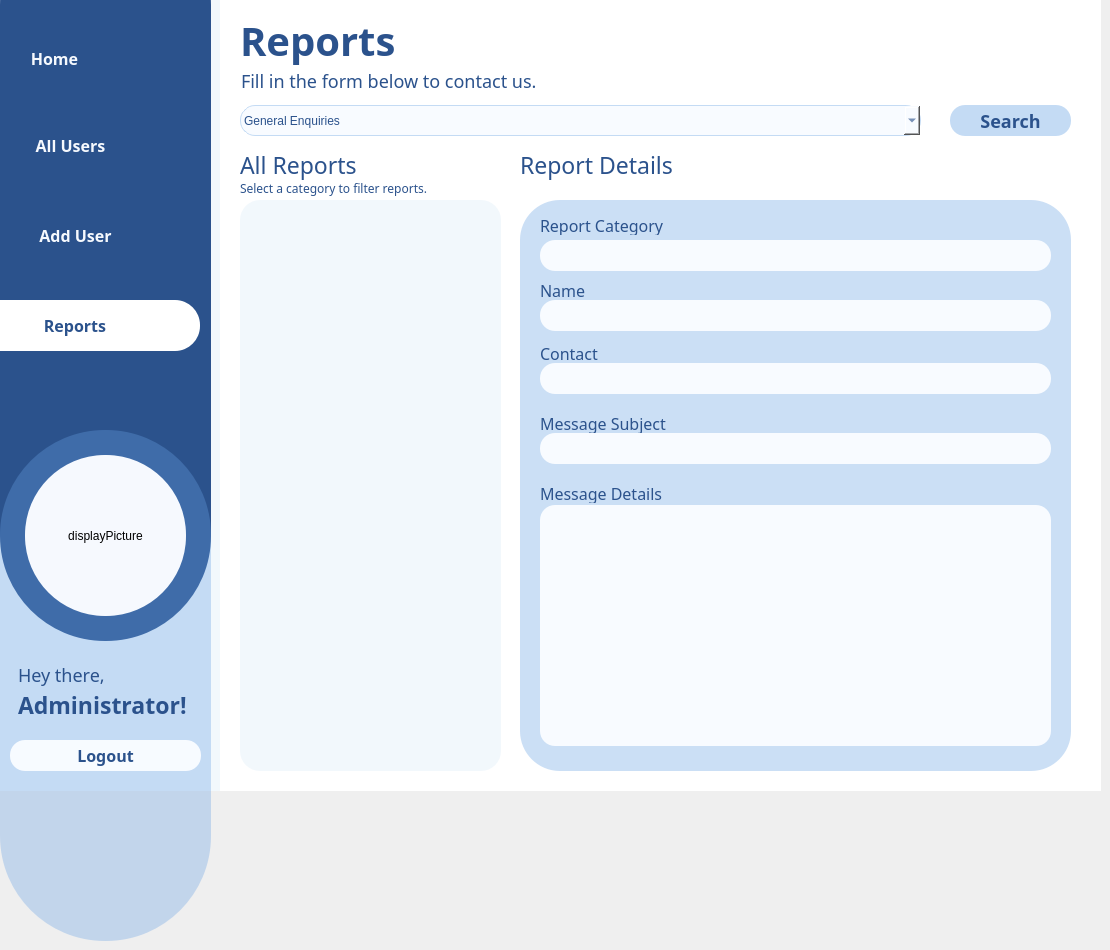
    <widget class="QWidget" name="adminReportsPage">
     <widget class="QLabel" name="userHomeWhiteBackgroundRP">
      <property name="geometry">
       <rect>
        <x>0</x>
        <y>0</y>
        <width>1101</width>
        <height>791</height>
       </rect>
      </property>
      <property name="styleSheet">
       <string notr="true">background: #F2F8FC;</string>
      </property>
      <property name="text">
       <string/>
      </property>
     </widget>
     <widget class="QFrame" name="userProfileBlueMenuBarRP">
      <property name="geometry">
       <rect>
        <x>0</x>
        <y>-100</y>
        <width>211</width>
        <height>741</height>
       </rect>
      </property>
      <property name="styleSheet">
       <string notr="true"> background: #2B528C;
border-radius: 105px;</string>
      </property>
      <property name="frameShape">
       <enum>QFrame::StyledPanel</enum>
      </property>
      <property name="frameShadow">
       <enum>QFrame::Raised</enum>
      </property>
      <widget class="QPushButton" name="pbHomeRP">
       <property name="geometry">
        <rect>
         <x>-81</x>
         <y>133</y>
         <width>271</width>
         <height>51</height>
        </rect>
       </property>
       <property name="font">
        <font>
         <family>Arial Rounded MT Bold</family>
         <pointsize>-1</pointsize>
         <weight>62</weight>
         <bold>true</bold>
        </font>
       </property>
       <property name="styleSheet">
        <string notr="true">QPushButton{
background: #2B528C;
font-weight: 500;
border-radius: 25px;
color:  rgba(248, 251, 255, 0.99);
border-color: rgba(104, 160, 229, 0.33);
font-size: 16px; 
}
QPushButton:hover
{
font-size: 18px;
}</string>
       </property>
       <property name="text">
        <string>Home</string>
       </property>
      </widget>
      <widget class="QPushButton" name="pbAllUsersRP">
       <property name="geometry">
        <rect>
         <x>-50</x>
         <y>220</y>
         <width>241</width>
         <height>51</height>
        </rect>
       </property>
       <property name="font">
        <font>
         <family>Arial Rounded MT Bold</family>
         <pointsize>-1</pointsize>
         <weight>62</weight>
         <bold>true</bold>
        </font>
       </property>
       <property name="styleSheet">
        <string notr="true">QPushButton{
background: #2B528C;
font-weight: 500;
border-radius: 25px;
color:  rgba(248, 251, 255, 0.99);
border-color: rgba(104, 160, 229, 0.33);
font-size: 16px; 
}
QPushButton:hover
{
font-size: 18px;
}</string>
       </property>
       <property name="text">
        <string>All Users</string>
       </property>
      </widget>
      <widget class="QPushButton" name="pbAddUserRP">
       <property name="geometry">
        <rect>
         <x>-40</x>
         <y>310</y>
         <width>231</width>
         <height>51</height>
        </rect>
       </property>
       <property name="font">
        <font>
         <family>Arial Rounded MT Bold</family>
         <pointsize>-1</pointsize>
         <weight>62</weight>
         <bold>true</bold>
        </font>
       </property>
       <property name="styleSheet">
        <string notr="true">QPushButton{
background: #2B528C;
font-weight: 500;
border-radius: 25px;
color:  rgba(248, 251, 255, 0.99);
border-color: rgba(104, 160, 229, 0.33);
font-size: 16px; 
}
QPushButton:hover
{
font-size: 18px;
}</string>
       </property>
       <property name="text">
        <string>Add User</string>
       </property>
      </widget>
      <widget class="QPushButton" name="pbReportsRP">
       <property name="geometry">
        <rect>
         <x>-50</x>
         <y>400</y>
         <width>250</width>
         <height>51</height>
        </rect>
       </property>
       <property name="font">
        <font>
         <family>Arial Rounded MT Bold</family>
         <pointsize>-1</pointsize>
         <weight>62</weight>
         <bold>true</bold>
        </font>
       </property>
       <property name="styleSheet">
        <string notr="true">QPushButton{
color: #2B528C;
font-weight: 500;
border-radius: 25px;
background:  white;
font-size: 16px; 
}
QPushButton:hover
{
font-size: 17px;

}</string>
       </property>
       <property name="text">
        <string>Reports</string>
       </property>
      </widget>
     </widget>
     <widget class="QFrame" name="userHomeHelloBarRP">
      <property name="geometry">
       <rect>
        <x>0</x>
        <y>430</y>
        <width>211</width>
        <height>511</height>
       </rect>
      </property>
      <property name="styleSheet">
       <string notr="true">background: rgba(104, 160, 229, 0.33);
border-radius: 105px;</string>
      </property>
      <property name="frameShape">
       <enum>QFrame::StyledPanel</enum>
      </property>
      <property name="frameShadow">
       <enum>QFrame::Raised</enum>
      </property>
      <widget class="QLabel" name="displayPictureRP">
       <property name="geometry">
        <rect>
         <x>25</x>
         <y>25</y>
         <width>161</width>
         <height>161</height>
        </rect>
       </property>
       <property name="styleSheet">
        <string notr="true">background: rgba(248, 251, 255, 0.99);
border-radius: 80px;</string>
       </property>
       <property name="text">
        <string>displayPicture</string>
       </property>
       <property name="alignment">
        <set>Qt::AlignCenter</set>
       </property>
      </widget>
      <widget class="QLabel" name="labelAdminNameRP">
       <property name="geometry">
        <rect>
         <x>18</x>
         <y>259</y>
         <width>191</width>
         <height>31</height>
        </rect>
       </property>
       <property name="font">
        <font>
         <family>Arial Rounded MT Bold</family>
         <pointsize>-1</pointsize>
         <weight>62</weight>
         <bold>true</bold>
        </font>
       </property>
       <property name="styleSheet">
        <string notr="true">color: #2B528C;
font-weight: 500;
font-size: 23px;
background: rgba(104, 160, 229, 0.00);</string>
       </property>
       <property name="text">
        <string>Administrator!</string>
       </property>
      </widget>
      <widget class="QLabel" name="labelHeyThereRP">
       <property name="geometry">
        <rect>
         <x>18</x>
         <y>229</y>
         <width>101</width>
         <height>31</height>
        </rect>
       </property>
       <property name="font">
        <font>
         <family>Avenir Next</family>
         <pointsize>-1</pointsize>
         <weight>50</weight>
         <bold>false</bold>
        </font>
       </property>
       <property name="styleSheet">
        <string notr="true">color: #2B528C;
font-weight: 400;
font-size: 18px;
background: rgba(104, 160, 229, 0.00);</string>
       </property>
       <property name="text">
        <string>Hey there,</string>
       </property>
      </widget>
      <widget class="QPushButton" name="pbLogoutRP">
       <property name="geometry">
        <rect>
         <x>10</x>
         <y>310</y>
         <width>191</width>
         <height>31</height>
        </rect>
       </property>
       <property name="font">
        <font>
         <family>Arial Rounded MT Bold</family>
         <pointsize>-1</pointsize>
         <weight>62</weight>
         <bold>true</bold>
        </font>
       </property>
       <property name="styleSheet">
        <string notr="true">QPushButton{
color: #2B528C;
font-weight: 500;
border-radius: 15px;
background:  rgba(248, 251, 255, 0.99);
font-size: 16px; 
}
QPushButton:hover
{
background:  rgba(248, 251, 255, 0.55);
border-color: rgba(104, 160, 229, 0.88);
font-size: 16px;
color: #2B528C;
}</string>
       </property>
       <property name="text">
        <string>Logout</string>
       </property>
      </widget>
     </widget>
     <widget class="QFrame" name="userHomeDisplayFrameRP">
      <property name="geometry">
       <rect>
        <x>220</x>
        <y>0</y>
        <width>881</width>
        <height>791</height>
       </rect>
      </property>
      <property name="styleSheet">
       <string notr="true">background: white;</string>
      </property>
      <property name="frameShape">
       <enum>QFrame::NoFrame</enum>
      </property>
      <property name="frameShadow">
       <enum>QFrame::Raised</enum>
      </property>
      <widget class="QLabel" name="homeSubHeadingRP">
       <property name="geometry">
        <rect>
         <x>21</x>
         <y>55</y>
         <width>481</width>
         <height>51</height>
        </rect>
       </property>
       <property name="font">
        <font>
         <family>Avenir Next</family>
         <pointsize>-1</pointsize>
         <weight>25</weight>
         <bold>false</bold>
        </font>
       </property>
       <property name="styleSheet">
        <string notr="true">font-weight: 200;
font-size: 18px;
color: #2B528C;
background: rgba(104, 160, 229, 0.00);
</string>
       </property>
       <property name="text">
        <string>Fill in the form below to contact us.</string>
       </property>
      </widget>
      <widget class="QLabel" name="homeTitleRP">
       <property name="geometry">
        <rect>
         <x>20</x>
         <y>15</y>
         <width>511</width>
         <height>50</height>
        </rect>
       </property>
       <property name="font">
        <font>
         <family>Arial Rounded MT Bold</family>
         <pointsize>-1</pointsize>
         <weight>62</weight>
         <bold>true</bold>
        </font>
       </property>
       <property name="styleSheet">
        <string notr="true">font-weight: 500;
font-size: 40px;
color:#2B528C;
background: rgba(104, 160, 229, 0.00);
</string>
       </property>
       <property name="text">
        <string>Reports</string>
       </property>
      </widget>
      <widget class="QFrame" name="userMedicalFrameRP">
       <property name="geometry">
        <rect>
         <x>300</x>
         <y>200</y>
         <width>551</width>
         <height>571</height>
        </rect>
       </property>
       <property name="font">
        <font>
         <family>Avenir Next</family>
        </font>
       </property>
       <property name="styleSheet">
        <string notr="true">background: rgba(196, 219, 244, 0.88);
border-radius: 40px;</string>
       </property>
       <property name="frameShape">
        <enum>QFrame::StyledPanel</enum>
       </property>
       <property name="frameShadow">
        <enum>QFrame::Raised</enum>
       </property>
       <widget class="QLabel" name="labelCategoryRP">
        <property name="geometry">
         <rect>
          <x>20</x>
          <y>15</y>
          <width>331</width>
          <height>20</height>
         </rect>
        </property>
        <property name="font">
         <font>
          <family>Avenir Next</family>
          <pointsize>-1</pointsize>
          <weight>25</weight>
          <bold>false</bold>
         </font>
        </property>
        <property name="styleSheet">
         <string notr="true">font-weight: 200;
font-size: 16px;
color:#2B528C;
background: rgba(254, 206, 103, 0.00);

</string>
        </property>
        <property name="text">
         <string>Report Category</string>
        </property>
       </widget>
       <widget class="QLabel" name="labelSubjectRP">
        <property name="geometry">
         <rect>
          <x>20</x>
          <y>213</y>
          <width>331</width>
          <height>20</height>
         </rect>
        </property>
        <property name="font">
         <font>
          <family>Avenir Next</family>
          <pointsize>-1</pointsize>
          <weight>25</weight>
          <bold>false</bold>
         </font>
        </property>
        <property name="styleSheet">
         <string notr="true">font-weight: 200;
font-size: 16px;
color:#2B528C;
background: rgba(254, 206, 103, 0.00);

</string>
        </property>
        <property name="text">
         <string>Message Subject</string>
        </property>
       </widget>
       <widget class="QLabel" name="labelDetailsRP">
        <property name="geometry">
         <rect>
          <x>20</x>
          <y>283</y>
          <width>331</width>
          <height>20</height>
         </rect>
        </property>
        <property name="font">
         <font>
          <family>Avenir Next</family>
          <pointsize>-1</pointsize>
          <weight>25</weight>
          <bold>false</bold>
         </font>
        </property>
        <property name="styleSheet">
         <string notr="true">font-weight: 200;
font-size: 16px;
color:#2B528C;
background: rgba(254, 206, 103, 0.00);

</string>
        </property>
        <property name="text">
         <string>Message Details</string>
        </property>
       </widget>
       <widget class="QLabel" name="labelNameRP">
        <property name="geometry">
         <rect>
          <x>20</x>
          <y>80</y>
          <width>331</width>
          <height>20</height>
         </rect>
        </property>
        <property name="font">
         <font>
          <family>Avenir Next</family>
          <pointsize>-1</pointsize>
          <weight>25</weight>
          <bold>false</bold>
         </font>
        </property>
        <property name="styleSheet">
         <string notr="true">font-weight: 200;
font-size: 16px;
color:#2B528C;
background: rgba(254, 206, 103, 0.00);

</string>
        </property>
        <property name="text">
         <string>Name</string>
        </property>
       </widget>
       <widget class="QLabel" name="labelContactRP">
        <property name="geometry">
         <rect>
          <x>20</x>
          <y>143</y>
          <width>331</width>
          <height>20</height>
         </rect>
        </property>
        <property name="font">
         <font>
          <family>Avenir Next</family>
          <pointsize>-1</pointsize>
          <weight>25</weight>
          <bold>false</bold>
         </font>
        </property>
        <property name="styleSheet">
         <string notr="true">font-weight: 200;
font-size: 16px;
color:#2B528C;
background: rgba(254, 206, 103, 0.00);

</string>
        </property>
        <property name="text">
         <string>Contact</string>
        </property>
       </widget>
       <widget class="QLabel" name="showReportCategoryRP">
        <property name="geometry">
         <rect>
          <x>20</x>
          <y>40</y>
          <width>511</width>
          <height>31</height>
         </rect>
        </property>
        <property name="styleSheet">
         <string notr="true">QLabel
{background: #F8FBFF;
border-radius: 15;
border-color: rgba(104, 160, 229, 0.33);
color: #2B528C;
font-size: 16px; 
padding-left: 3px;}</string>
        </property>
        <property name="text">
         <string/>
        </property>
       </widget>
       <widget class="QLabel" name="showPreferredNameRP">
        <property name="geometry">
         <rect>
          <x>20</x>
          <y>100</y>
          <width>511</width>
          <height>31</height>
         </rect>
        </property>
        <property name="styleSheet">
         <string notr="true">QLabel
{background: #F8FBFF;
border-radius: 15;
border-color: rgba(104, 160, 229, 0.33);
color: #2B528C;
font-size: 16px; 
padding-left: 3px;}</string>
        </property>
        <property name="text">
         <string/>
        </property>
       </widget>
       <widget class="QLabel" name="showContactDetailsRP">
        <property name="geometry">
         <rect>
          <x>20</x>
          <y>163</y>
          <width>511</width>
          <height>31</height>
         </rect>
        </property>
        <property name="styleSheet">
         <string notr="true">QLabel
{background: #F8FBFF;
border-radius: 15;
border-color: rgba(104, 160, 229, 0.33);
color: #2B528C;
font-size: 16px; 
padding-left: 3px;}</string>
        </property>
        <property name="text">
         <string/>
        </property>
       </widget>
       <widget class="QLabel" name="showReportSubjectRP">
        <property name="geometry">
         <rect>
          <x>20</x>
          <y>233</y>
          <width>511</width>
          <height>31</height>
         </rect>
        </property>
        <property name="styleSheet">
         <string notr="true">QLabel
{background: #F8FBFF;
border-radius: 15;
border-color: rgba(104, 160, 229, 0.33);
color: #2B528C;
font-size: 16px; 
padding-left: 3px;}</string>
        </property>
        <property name="text">
         <string/>
        </property>
       </widget>
       <widget class="QLabel" name="showReportDetailsRP">
        <property name="geometry">
         <rect>
          <x>20</x>
          <y>305</y>
          <width>511</width>
          <height>241</height>
         </rect>
        </property>
        <property name="styleSheet">
         <string notr="true">QLabel
{background: #F8FBFF;
border-radius: 15;
border-color: rgba(104, 160, 229, 0.33);
color: #2B528C;
font-size: 16px; 
padding-left: 3px;}</string>
        </property>
        <property name="text">
         <string/>
        </property>
        <property name="alignment">
         <set>Qt::AlignLeading|Qt::AlignLeft|Qt::AlignTop</set>
        </property>
       </widget>
       <zorder>showReportDetailsRP</zorder>
       <zorder>showReportSubjectRP</zorder>
       <zorder>showContactDetailsRP</zorder>
       <zorder>showPreferredNameRP</zorder>
       <zorder>labelCategoryRP</zorder>
       <zorder>labelSubjectRP</zorder>
       <zorder>labelDetailsRP</zorder>
       <zorder>labelNameRP</zorder>
       <zorder>labelContactRP</zorder>
       <zorder>showReportCategoryRP</zorder>
      </widget>
      <widget class="QLabel" name="labelAllReportsRP">
       <property name="geometry">
        <rect>
         <x>20</x>
         <y>150</y>
         <width>140</width>
         <height>30</height>
        </rect>
       </property>
       <property name="font">
        <font>
         <family>Arial Rounded MT Bold</family>
         <pointsize>-1</pointsize>
         <weight>25</weight>
         <bold>false</bold>
        </font>
       </property>
       <property name="styleSheet">
        <string notr="true">font-weight: 200;
font-size: 23px;
color:#2B528C;
background: rgba(254, 206, 103, 0.00);</string>
       </property>
       <property name="text">
        <string>All Reports</string>
       </property>
       <property name="alignment">
        <set>Qt::AlignLeading|Qt::AlignLeft|Qt::AlignVCenter</set>
       </property>
      </widget>
      <widget class="QLabel" name="labelSelectRP">
       <property name="geometry">
        <rect>
         <x>20</x>
         <y>178</y>
         <width>331</width>
         <height>20</height>
        </rect>
       </property>
       <property name="font">
        <font>
         <family>Avenir Next</family>
         <pointsize>-1</pointsize>
         <weight>25</weight>
         <bold>false</bold>
        </font>
       </property>
       <property name="styleSheet">
        <string notr="true">font-weight: 200;
font-size: 12px;
color:#2B528C;
background: rgba(254, 206, 103, 0.00);

</string>
       </property>
       <property name="text">
        <string>Select a category to filter reports.</string>
       </property>
      </widget>
      <widget class="QLabel" name="labelReportDetailsRP">
       <property name="geometry">
        <rect>
         <x>300</x>
         <y>150</y>
         <width>181</width>
         <height>30</height>
        </rect>
       </property>
       <property name="font">
        <font>
         <family>Arial Rounded MT Bold</family>
         <pointsize>-1</pointsize>
         <weight>25</weight>
         <bold>false</bold>
        </font>
       </property>
       <property name="styleSheet">
        <string notr="true">font-weight: 200;
font-size: 23px;
color:#2B528C;
background: rgba(254, 206, 103, 0.00);</string>
       </property>
       <property name="text">
        <string>Report Details</string>
       </property>
       <property name="alignment">
        <set>Qt::AlignLeading|Qt::AlignLeft|Qt::AlignVCenter</set>
       </property>
      </widget>
      <widget class="QListWidget" name="listAllReportsRP">
       <property name="geometry">
        <rect>
         <x>20</x>
         <y>200</y>
         <width>261</width>
         <height>571</height>
        </rect>
       </property>
       <property name="styleSheet">
        <string notr="true">background: #F2F8FC;
border-radius: 20px;
font-weight: 200;
font-size: 18px;
color: #2B528C;
padding-left: 8px;
padding-top: 10px;
padding-right: 8px;
</string>
       </property>
      </widget>
      <widget class="QPushButton" name="pbSearchCategoryRP">
       <property name="geometry">
        <rect>
         <x>730</x>
         <y>105</y>
         <width>121</width>
         <height>31</height>
        </rect>
       </property>
       <property name="font">
        <font>
         <family>Arial Rounded MT Bold</family>
         <pointsize>-1</pointsize>
         <weight>62</weight>
         <bold>true</bold>
        </font>
       </property>
       <property name="styleSheet">
        <string notr="true">QPushButton{
color:#2B528C;
background: #2B528C;
font-weight: 500;
border-radius: 15px;
background: #C4DBF4;
border-color: rgba(104, 160, 229, 0.00);
font-size: 18px; 
}
QPushButton:hover
{
background: rgba(196, 219, 244, 0.77);
}</string>
       </property>
       <property name="text">
        <string>Search</string>
       </property>
      </widget>
      <widget class="QComboBox" name="cbReportCategoryRP">
       <property name="geometry">
        <rect>
         <x>20</x>
         <y>105</y>
         <width>681</width>
         <height>31</height>
        </rect>
       </property>
       <property name="styleSheet">
        <string notr="true">QComboBox
{background: #F8FBFF;
border-radius: 15;
border: 1px solid #C4DBF4;
color: #2B528C;
font-size: 12px; 
padding-left: 3px;}

</string>
       </property>
       <item>
        <property name="text">
         <string>General Enquiries</string>
        </property>
       </item>
       <item>
        <property name="text">
         <string>COVID-19 Vaccine</string>
        </property>
       </item>
       <item>
        <property name="text">
         <string>Change/Update Personal Details</string>
        </property>
       </item>
       <item>
        <property name="text">
         <string>My COVID Record Application</string>
        </property>
       </item>
       <item>
        <property name="text">
         <string>Other</string>
        </property>
       </item>
      </widget>
      <zorder>userMedicalFrameRP</zorder>
      <zorder>homeSubHeadingRP</zorder>
      <zorder>homeTitleRP</zorder>
      <zorder>labelAllReportsRP</zorder>
      <zorder>labelSelectRP</zorder>
      <zorder>labelReportDetailsRP</zorder>
      <zorder>listAllReportsRP</zorder>
      <zorder>pbSearchCategoryRP</zorder>
      <zorder>cbReportCategoryRP</zorder>
     </widget>
    </widget>
